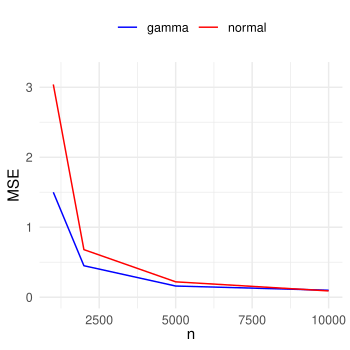

Here is the R script that generated this plot:
get_results_2 = function(m){
  # Estimation
  rmse <- readRDS(paste0("~/Downloads/BAPLA/Synthetic_Experiments/f_experiments/CG/gamma/simulations/formatted_res/Nas_removed/rmse_",m,"m.RDS"))
  
  
  # mses for intercept
  int_mse <- readRDS(paste0("~/Downloads/BAPLA/Synthetic_Experiments/f_experiments/CG/gamma/simulations/formatted_res/Nas_removed/int_mses_",m,"m.RDS"))
  
  # mses for f
  f_mse = readRDS(paste0("~/Downloads/BAPLA/Synthetic_Experiments/f_experiments/CG/gamma/simulations/formatted_res/Nas_removed/f_mses_",m,"m.RDS"))
  
  # AUROC
  AUC <- readRDS(paste0("~/Downloads/BAPLA/Synthetic_Experiments/f_experiments/CG/gamma/simulations/formatted_res/Nas_removed/AUC_",m,"m.RDS"))
  
  
  
  out = cbind(as.numeric(rmse), as.numeric(int_mse), as.numeric(f_mse), as.numeric(AUC))
  out = as.data.frame(out)
  names(out) = c("rmse", "int_mse", "f_mse", "AUC")
  return(out)
  
}

m3 = round(get_results_2(3), 2)
m5 = round(get_results_2(5) ,2)
m10 = round(get_results_2(10) ,2)
m15 = round(get_results_2(15), 2)
m20 = round(get_results_2(20), 2)


m25 = round(get_results_2(25) ,2)
m30 = round(get_results_2(30) ,2)
m35 = round(get_results_2(35), 2)
m40 = round(get_results_2(40), 2)

m_seq = c(3,5,10,15,20, 25, 30, 35, 40)
n = c(1000,2000,5000,10000)
x_beta = NULL; x_beta = list(rep(x_beta), length(n)); x_f = x_beta
for(i in 1:length(n)){
  x_beta[[i]] = c(m3$rmse[[i]], m5$rmse[[i]], m10$rmse[[i]],m15$rmse[[i]], m20$rmse[[i]],
                  m25$rmse[[i]], m30$rmse[[i]],m35$rmse[[i]], m40$rmse[[i]])
  x_f[[i]] = c(m3$f_mse[[i]], m5$f_mse[[i]], m10$f_mse[[i]],m15$f_mse[[i]], m20$f_mse[[i]],
               m25$f_mse[[i]], m30$f_mse[[i]],m35$f_mse[[i]], m40$f_mse[[i]])
}



# consistency plot
m_star = 10;
id = which(m_seq == m_star)
mse_f_star_gamma = map(x_f, id)

df3 = data.frame(data = unlist(mse_f_star_gamma), n = n)

p3 = ggplot(df3, aes(x=n, y = data)) +
    geom_line() + 
    labs(y = "MSE",x = expression(n)) + 
  theme_minimal()
p3 


# normal ------------------------------------------------------------------

get_results_2 = function(m){
  # Estimation
  rmse <- readRDS(paste0("~/Downloads/BAPLA/Synthetic_Experiments/f_experiments/CG/normal/simulations/formatted_res/rmse_",m,"m.RDS"))
  
  
  # mses for intercept
  int_mse <- readRDS(paste0("~/Downloads/BAPLA/Synthetic_Experiments/f_experiments/CG/normal/simulations/formatted_res/int_mses_",m,"m.RDS"))
  
  # mses for f
  f_mse = readRDS(paste0("~/Downloads/BAPLA/Synthetic_Experiments/f_experiments/CG/normal/simulations/formatted_res/f_mses_",m,"m.RDS"))
  
  # AUROC
  AUC <- readRDS(paste0("~/Downloads/BAPLA/Synthetic_Experiments/f_experiments/CG/normal/simulations/formatted_res/AUC_",m,"m.RDS"))
  
  
  
  out = cbind(as.numeric(rmse), as.numeric(int_mse), as.numeric(f_mse), as.numeric(AUC))
  out = as.data.frame(out)
  names(out) = c("rmse", "int_mse", "f_mse", "AUC")
  return(out)
  
}

m3 = round(get_results_2(3), 2)
m5 = round(get_results_2(5) ,2)
m10 = round(get_results_2(10) ,2)
m15 = round(get_results_2(15), 2)
m20 = round(get_results_2(20), 2)

m25 = round(get_results_2(25) ,2)
m30 = round(get_results_2(30) ,2)
m35 = round(get_results_2(35), 2)
m40 = round(get_results_2(40), 2)


m_seq = c(3,5,10,15,20, 25, 30, 35, 40)
n = c(1000,2000,5000,10000)
x_beta = NULL; x_beta = list(rep(x_beta), length(n)); x_f = x_beta
for(i in 1:length(n)){
  x_beta[[i]] = c(m3$rmse[[i]], m5$rmse[[i]], m10$rmse[[i]],m15$rmse[[i]], m20$rmse[[i]],
                  m25$rmse[[i]], m30$rmse[[i]],m35$rmse[[i]], m40$rmse[[i]])
  x_f[[i]] = c(m3$f_mse[[i]], m5$f_mse[[i]], m10$f_mse[[i]],m15$f_mse[[i]], m20$f_mse[[i]],
               m25$f_mse[[i]], m30$f_mse[[i]],m35$f_mse[[i]], m40$f_mse[[i]])
}


m_star = 20;
id = which(m_seq == m_star)
mse_f_star_norm = unlist(map(x_f, id))


df4 = data.frame(data = mse_f_star_norm, n = n)
df4
ggplot(df4, aes(x = n, y = data)) +
  geom_line()+
  labs(y = "MSE",x = expression(n)) + 
  theme_minimal() + 
  

df = data.frame(data = c(unlist(mse_f_star_gamma), mse_f_star_norm), n = rep(n, 2), 
                type = factor(c(rep("gamma", 4), rep("normal",4))) )

p1 = ggplot(data = df, aes(x = n, y = data, color = type)) +
  geom_line()+
  ylim(0, 3.2)+
  xlim(1000, 10000) +
  labs(x = expression(n), y = "MSE") +
  theme_minimal() + 
  theme(legend.position = "top") +
  theme(legend.title = element_blank())+
  scale_color_manual(values=c("blue", "red"))
p1 
setwd("~/Downloads/BAPLA/Synthetic_Experiments/f_experiments/CG")
ggsave("consistency_plot.pdf", plot = p1, width = 3.5, height =3.5, units = "in")
